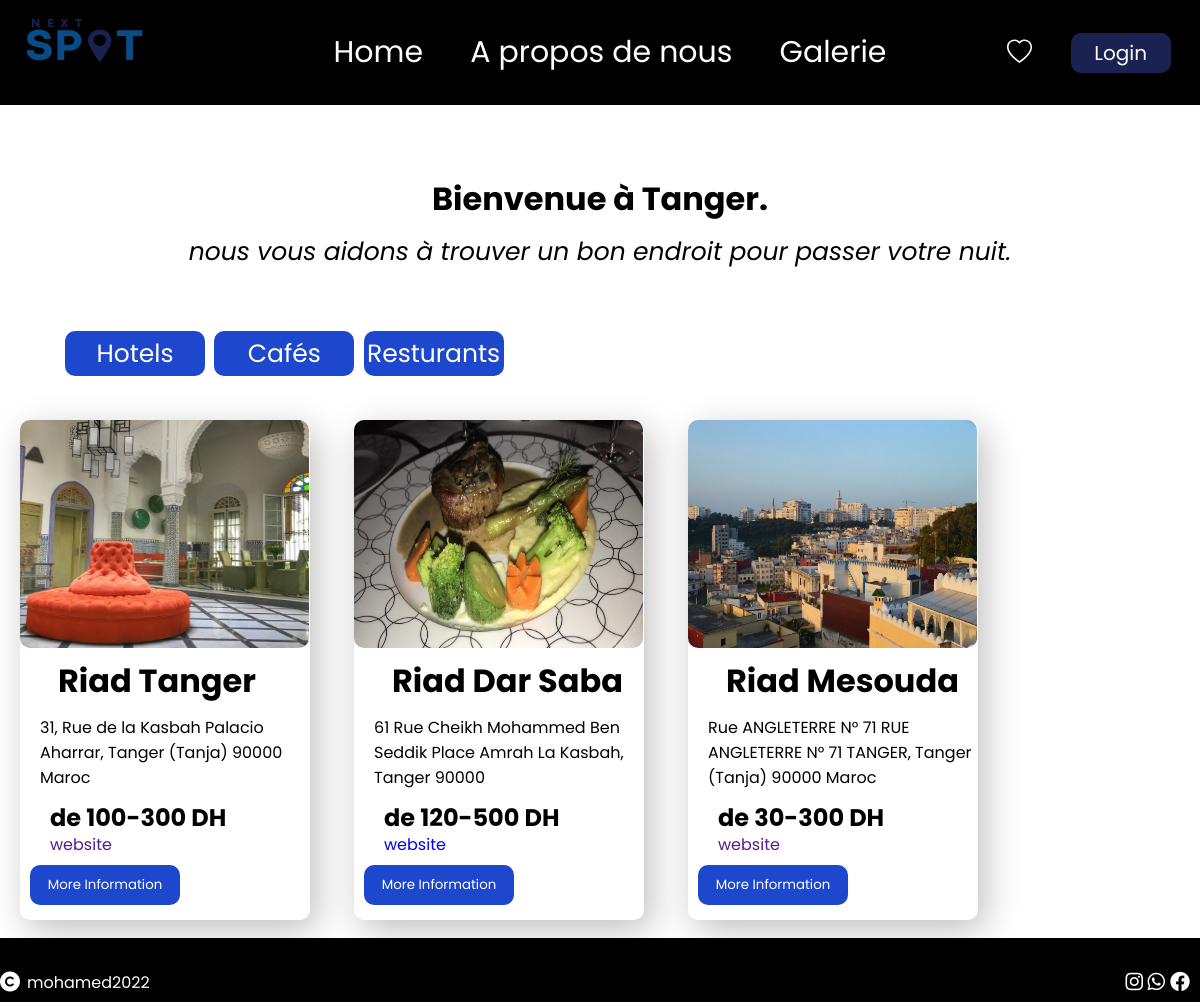
The app's page /publication.php?catégorie=3 with its own data.
### tables this page shows
CREATE TABLE `images` (
  `IdImage` int(5) NOT NULL,
  `image` varchar(500) DEFAULT NULL,
  `Id` int(10) DEFAULT NULL,
  `image1` varchar(50) DEFAULT NULL,
  `image2` varchar(50) DEFAULT NULL,
  `image3` varchar(50) DEFAULT NULL,
  `image4` varchar(50) DEFAULT NULL
);

CREATE TABLE `publication` (
  `Id` int(10) NOT NULL,
  `IdCatégorie` int(10) DEFAULT NULL,
  `libelle` varchar(100) DEFAULT NULL,
  `Description` varchar(900) DEFAULT NULL,
  `Telephone` varchar(20) DEFAULT NULL,
  `website` varchar(500) DEFAULT NULL,
  `Adresse` varchar(500) DEFAULT NULL,
  `Prix` varchar(20) DEFAULT NULL
);

### publication.php (the view, shortened to what this page needs)
<?php
include "connection.php";
$getcatégorie=$_GET['catégorie'];
$selectData= $connect->prepare("SELECT *  FROM publication INNER JOIN images ON publication.Id=images.id
where idCatégorie ='$getcatégorie'");
$selectData->execute();
?>
<!DOCTYPE html>
<html lang="en">
<head>
    <link rel="stylesheet" href="Publication.css">
</head>
<body>
<section class="section" id="section">
<?php include "Navbar.php";?>
</section>
        <h1 class="bienvenueATanger">Bienvenue à Tanger.</h1>
           <p id="bienvenueATanger">nous vous aidons à trouver un bon endroit pour passer votre nuit.</p>
        <div class="filtre">
        <input class="buttonPourFltr" type="button" value="Hotels" onclick="changeItems(i=2)">
        <input class="buttonPourFltr" type="button" value="Cafés" onclick="changeItems(i=1)">
        <input class="buttonPourFltr" type="button" value="Resturants" onclick="changeItems(i=3)">
    </div>
            <div class="publications">
            <?php
             foreach($selectData as $resulte){
             echo'
            <div class="publication">
                <img src="images/'.$resulte["image1"].'" class="leMirage2">
                <form method="post" action="detailPublication.php?Publication='.$resulte["Id"].'">
                <button name="MoreInformation" class="MoreInformation">More Information</button>
                </form>
                <h1 class="lebille">'.$resulte["libelle"].'</h1>
                <h2 class="prix"> de '.$resulte["Prix"].' DH</h2>
                <p class="adresse">'.$resulte["Adresse"].'</p>
                <a class="lien" href="'.$resulte["website"].'">website</a>
            </div>
            ';
             }?></div>
             <?php include('footer.php');?>
</body>
</html>

### Publication.css (style rules this page uses)
* { margin: 0px; padding: 0px; text-decoration: none; font-family: 'Poppins' }
.section { background-color: black; margin-bottom: 70px; }
.bienvenueATanger { margin: 10px; text-align: center; }
#bienvenueATanger { font-style: oblique; font-size: 25px; margin: 10px; text-align: center; }
.filtre { margin: 60px 0px 0px 60px; }
.buttonPourFltr { margin-left: 5px; width: 140px; height: 45px; background-color: #1D47CD; color: #fff; font-size: 25px; border-radius: 10px; border: none; }
.publication { position:relative; width: 290px; border-radius:10px; height: 500px; margin: 44px 24px 18px 20px; box-shadow: 7px 10px 35px rgba(0, 0, 0, 0.25); cursor: pointer; }
.leMirage2 { position: absolute; width: 289px; height: 228px; left: 0px; top: 0px; border-radius: 10px; }
.MoreInformation { position: absolute; width:150px; height:40px; top: 445px; left: 10px; background-color: #1D47CD; border: none; border-radius:10px; color: #fff; cursor: pointer; }
.lebille { position: absolute; left: 38px; top: 237px; }
.prix { position: absolute; left: 30px; top: 380px; }
.adresse { position: absolute; top: 295px; left:20px ; }
.lien { position: absolute; left: 30px; top: 412px; }
.publications { display: grid; grid-template-columns: repeat(4,1fr); }

### Navbar.css (style rules this page uses)
* { margin: 0px; padding: 0px; text-decoration: none; font-family: 'Poppins' }

### records on screen
images: image1 (picture), publication.libelle "Riad Tanger", publication.Prix "100-300", publication.Adresse "31, Rue de la Kasbah Palacio Aharrar, Tanger (Tanja) 90000 Maroc"
images: image1 (picture), publication.libelle "Riad Dar Saba", publication.Prix "120-500", publication.Adresse "61 Rue Cheikh Mohammed Ben Seddik Place Amrah La Kasbah, Tanger 90000"
images: image1 (picture), publication.libelle "Riad Mesouda", publication.Prix "30-300", publication.Adresse "Rue ANGLETERRE N° 71 RUE ANGLETERRE N° 71 TANGER, Tanger (Tanja) 90000 Maroc"
